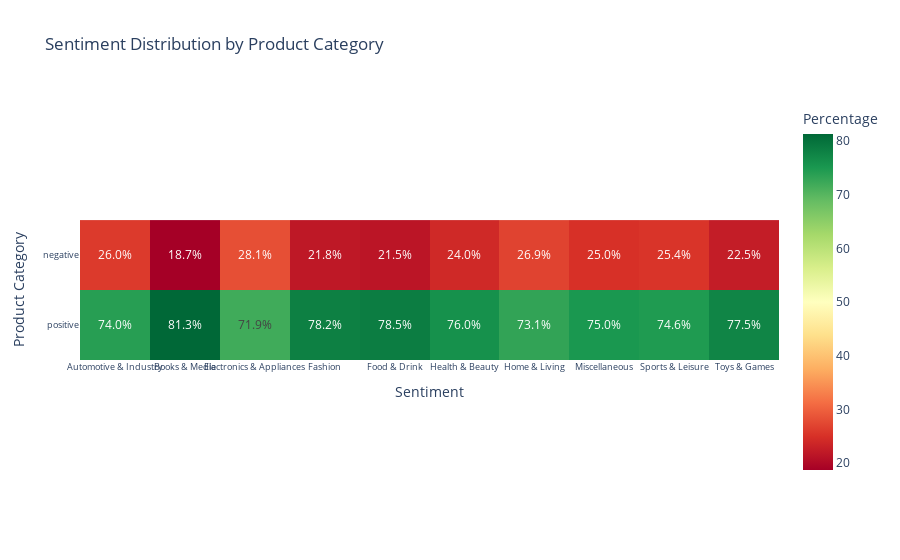

This figure's notebook cell:
### Markdown cell above
Thus, our next visualisation will be a `HeatMap` of Positive and Negative Sentiments by Category, highlighting the percentage breakdown of positive to negative by category, and also comparing it across other categories.

### Code cell
#### Creating Heatmap of Product Category and Sentiment Label
# Group by product category and sentiment label, and count the occurrences of each sentiment
sentiment_counts = df_sentiment_analysis.groupby(['broader_category_english', 'sentiment_label']).size().unstack(fill_value=0)

# Calculate the percentage of each sentiment by category
sentiment_percentage = sentiment_counts.div(sentiment_counts.sum(axis=1), axis=0) * 100

# Round the percentages to 1 decimal place
sentiment_percentage_rounded = sentiment_percentage.round(1)

# Manually transpose the dataframe to ensure that the product categories are on the vertical axis and sentiment labels on the horizontal axis
sentiment_percentage_transposed = sentiment_percentage_rounded.T

# Create the heatmap with flipped axes
fig_heatmap = px.imshow(
    sentiment_percentage_transposed, 
    labels=dict(x="Sentiment", y="Product Category", color="Percentage"),
    x=sentiment_percentage_transposed.columns,  
    y=sentiment_percentage_transposed.index,  
    color_continuous_scale='RdYlGn',  
    title="Sentiment Distribution by Product Category",
    text_auto=False  
)

# Add custom text showing the rounded percentages
fig_heatmap.update_traces(
    text=sentiment_percentage_transposed.values,  
    texttemplate="%{text:.1f}%", 
    hovertemplate='Product Category: %{y}<br>Sentiment: %{x}<br>Percentage: %{text}%', 
)

# Adjust x and y axis labels
fig_heatmap.update_layout(
    yaxis=dict(tickfont = dict(size=9)),
    xaxis=dict(tickangle=0, tickfont=dict(size=9)) 
)

fig_heatmap.show()

### Figure 1 — Plotly figure (JSON) as saved in the notebook; plotly's stock layout.template omitted (floating-point values rounded to 4 significant figures)
{"data": [{"coloraxis": "coloraxis", "hovertemplate": "Product Category: %{y}<br>Sentiment: %{x}<br>Percentage: %{text}%", "name": "0", "text": [[26, 18.7, 28.1, 21.8, 21.5, 24, 26.9, 25, 25.4, 22.5], [74, 81.3, 71.9, 78.2, 78.5, 76, 73.1, 75, 74.6, 77.5]], "texttemplate": "%{text:.1f}%", "type": "heatmap", "x": ["Automotive & Industry", "Books & Media", "Electronics & Appliances", "Fashion", "Food & Drink", "Health & Beauty", "Home & Living", "Miscellaneous", "Sports & Leisure", "Toys & Games"], "xaxis": "x", "y": ["negative", "positive"], "yaxis": "y", "z": [[26, 18.7, 28.1, 21.8, 21.5, 24, 26.9, 25, 25.4, 22.5], [74, 81.3, 71.9, 78.2, 78.5, 76, 73.1, 75, 74.6, 77.5]]}], "layout": {"coloraxis": {"colorbar": {"title": {"text": "Percentage"}}, "colorscale": [[0, "rgb(165,0,38)"], [0.1, "rgb(215,48,39)"], [0.2, "rgb(244,109,67)"], [0.3, "rgb(253,174,97)"], [0.4, "rgb(254,224,139)"], [0.5, "rgb(255,255,191)"], [0.6, "rgb(217,239,139)"], [0.7, "rgb(166,217,106)"], [0.8, "rgb(102,189,99)"], [0.9, "rgb(26,152,80)"], [1, "rgb(0,104,55)"]]}, "title": {"text": "Sentiment Distribution by Product Category"}, "xaxis": {"anchor": "y", "constrain": "domain", "domain": [0, 1], "scaleanchor": "y", "tickangle": 0, "tickfont": {"size": 9}, "title": {"text": "Sentiment"}}, "yaxis": {"anchor": "x", "autorange": "reversed", "constrain": "domain", "domain": [0, 1], "tickfont": {"size": 9}, "title": {"text": "Product Category"}}}}
